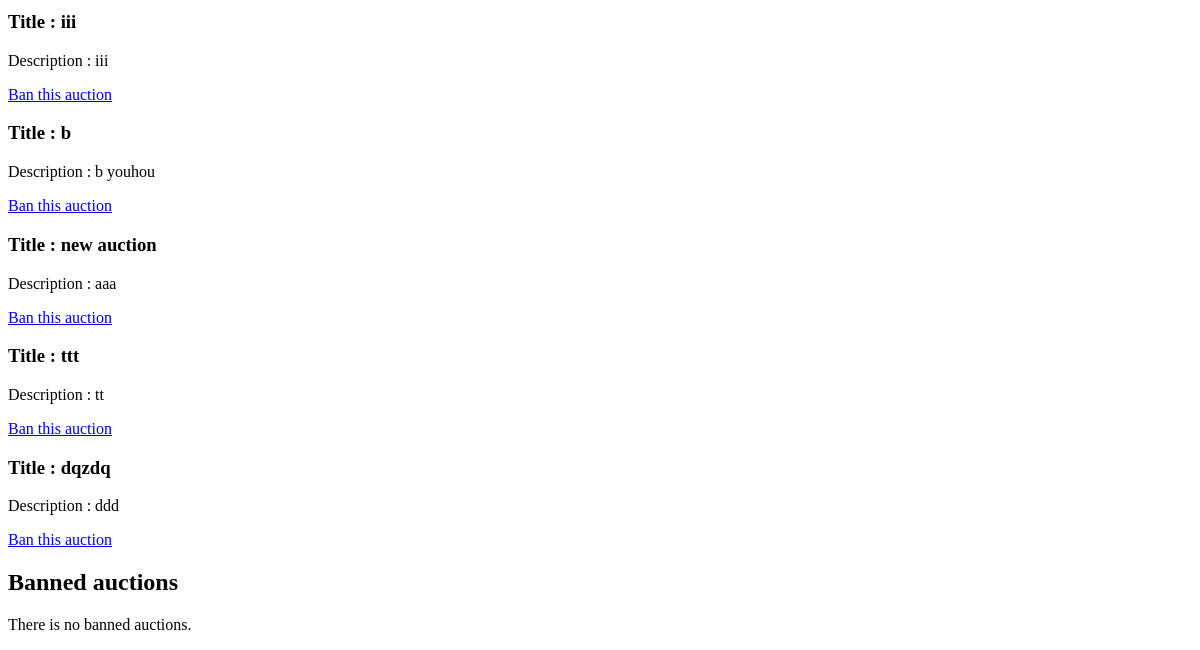
The app's page /yaasapp/manage_auctions (signed in, lower part), older data.
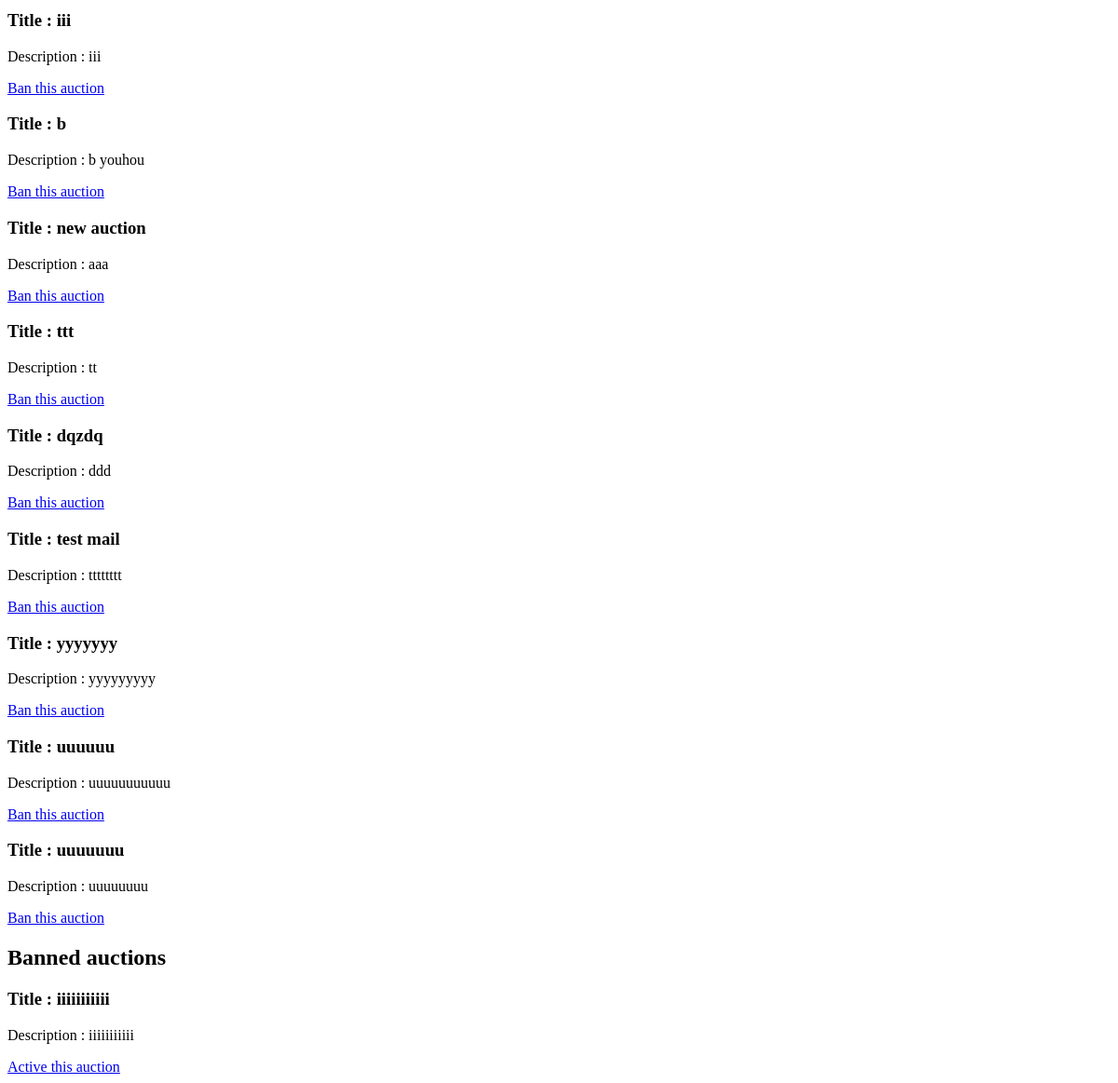
The same page, newer data.
### yaasapp/models.py (models this page shows, shortened)
class Auction(models.Model):
    STATE = (
        ('ACTIVE', 'active'),
        ('BANNED', 'banned'),
        ('DUE', 'due'),
        ('DEFAULT', 'default'),
    )
    seller = models.ForeignKey(User, on_delete=models.CASCADE)
    title = models.CharField(max_length=60, blank=False)
    description = models.TextField(max_length=500, blank=False)
    min_price = models.FloatField(blank=False, default=1)
    state = models.CharField(max_length=1, choices=STATE, default='DEFAULT')
    post_date = models.DateField(default=date.today())
    deadline = models.DateField(default=date.today()+timedelta(days=3))

### yaasapp/views.py (the view, shortened to what this page needs)
# urls.py: path('manage_auctions', views.AuctionManagementView.as_view(),
@method_decorator(login_required, name='dispatch')
@method_decorator(staff_member_required, name='dispatch')
class AuctionManagementView(generic.ListView):
    model = Auction
    template_name = 'yaasapp/manager_interface.html'
    context_object_name = 'active_auctions'
    def get_queryset(self):
        return Auction.objects.filter(
            state='ACTIVE'
        )
    def get_context_data(self, **kwargs):
        context = super(AuctionManagementView, self).get_context_data(**kwargs)
        context['banned_auctions'] = Auction.objects.filter(state='BANNED')
        return context
    @method_decorator(staff_member_required)
    def dispatch(self, *args, **kwargs):
        return super(AuctionManagementView, self).dispatch(*args, **kwargs)

### yaasapp/templates/yaasapp/manager_interface.html (shortened to what this page needs)
<!DOCTYPE html>
<html lang="en">
<head>
</head>
<body>
    {% if active_auctions %}
        {% for auction in active_auctions %}
            {% if auction.state == 'ACTIVE'%}
                <h3>Title : {{ auction.title }}</h3>
                <p>Description : {{ auction.description }}</p>
                <a href="{% url 'yaasapp:ban_auction' auction.id %}">Ban this auction</a>
            {% endif %}
        {% endfor %}
    {% else %}
        <p> There is no active auctions.</p>
    {% endif %}
    <br>
    <h2>Banned auctions</h2>
    {% if banned_auctions %}
        {% for auction in banned_auctions %}
            {% if auction.state == 'BANNED'%}
                <h3>Title : {{ auction.title }}</h3>
                <p>Description : {{ auction.description }}</p>
                <a href="{% url 'yaasapp:active_auction' auction.id %}">Active this auction</a>
            {% endif %}
        {% endfor %}
    {% else %}
        <p> There is no banned auctions.</p>
    {% endif %}
</body>
</html>

Row changes from the older to the newer data that the page shows:
added Auction: title "test mail", description "tttttttt"
added Auction: title "yyyyyyy", description "yyyyyyyyy"
added Auction: title "uuuuuu", description "uuuuuuuuuuu"
added Auction: title "uuuuuuu", description "uuuuuuuu"
added Auction: title "iiiiiiiiiii", description "iiiiiiiiiii", shown under "Banned auctions"
Text that changed along with them:
text no longer shown: "There is no banned auctions."
